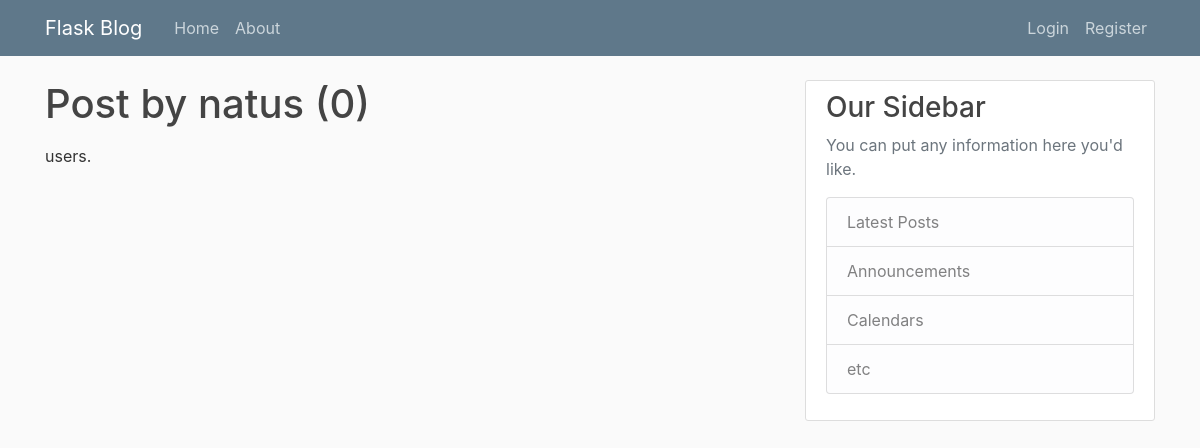
/u/natus, run on an earlier commit of the app's database.
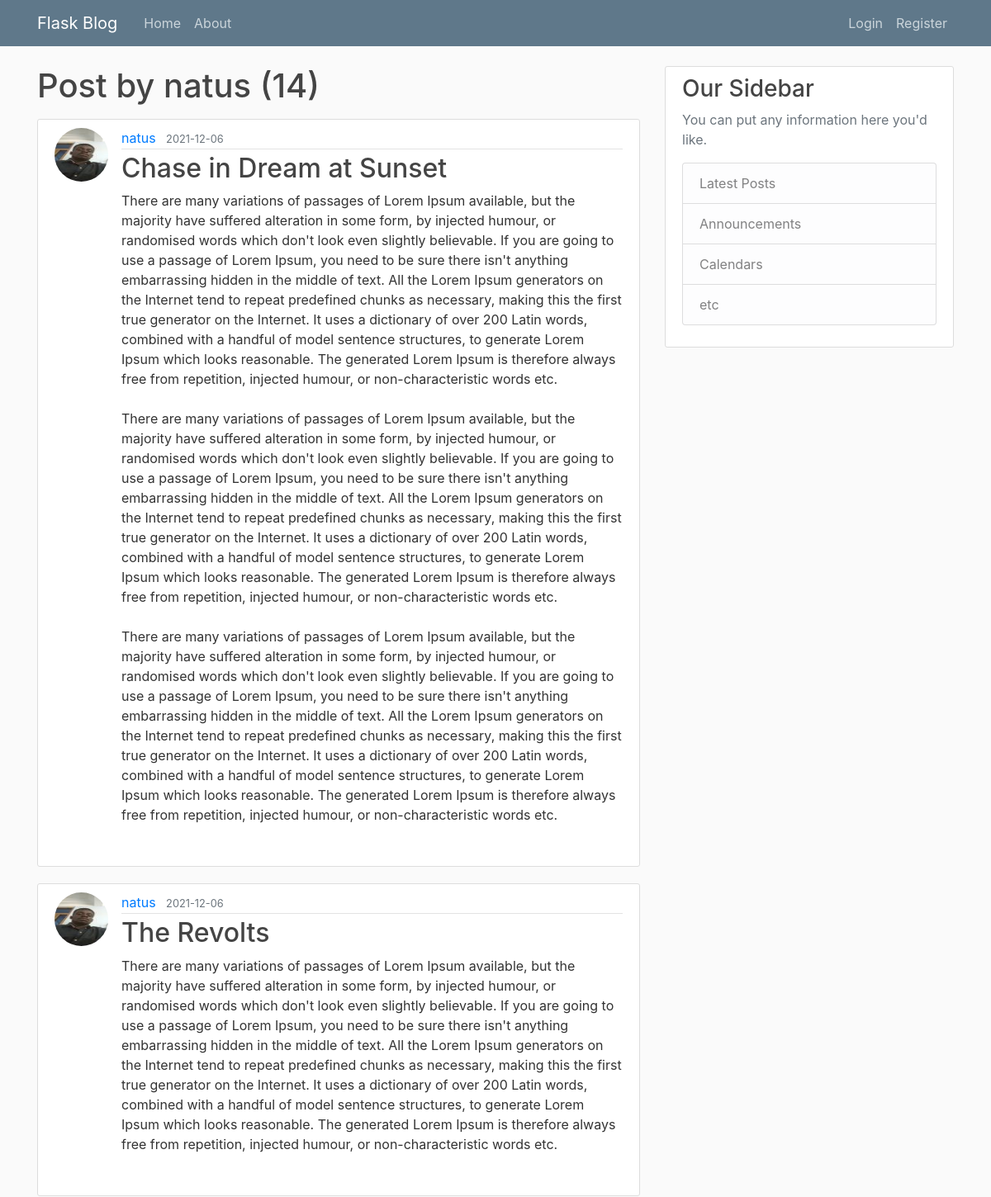
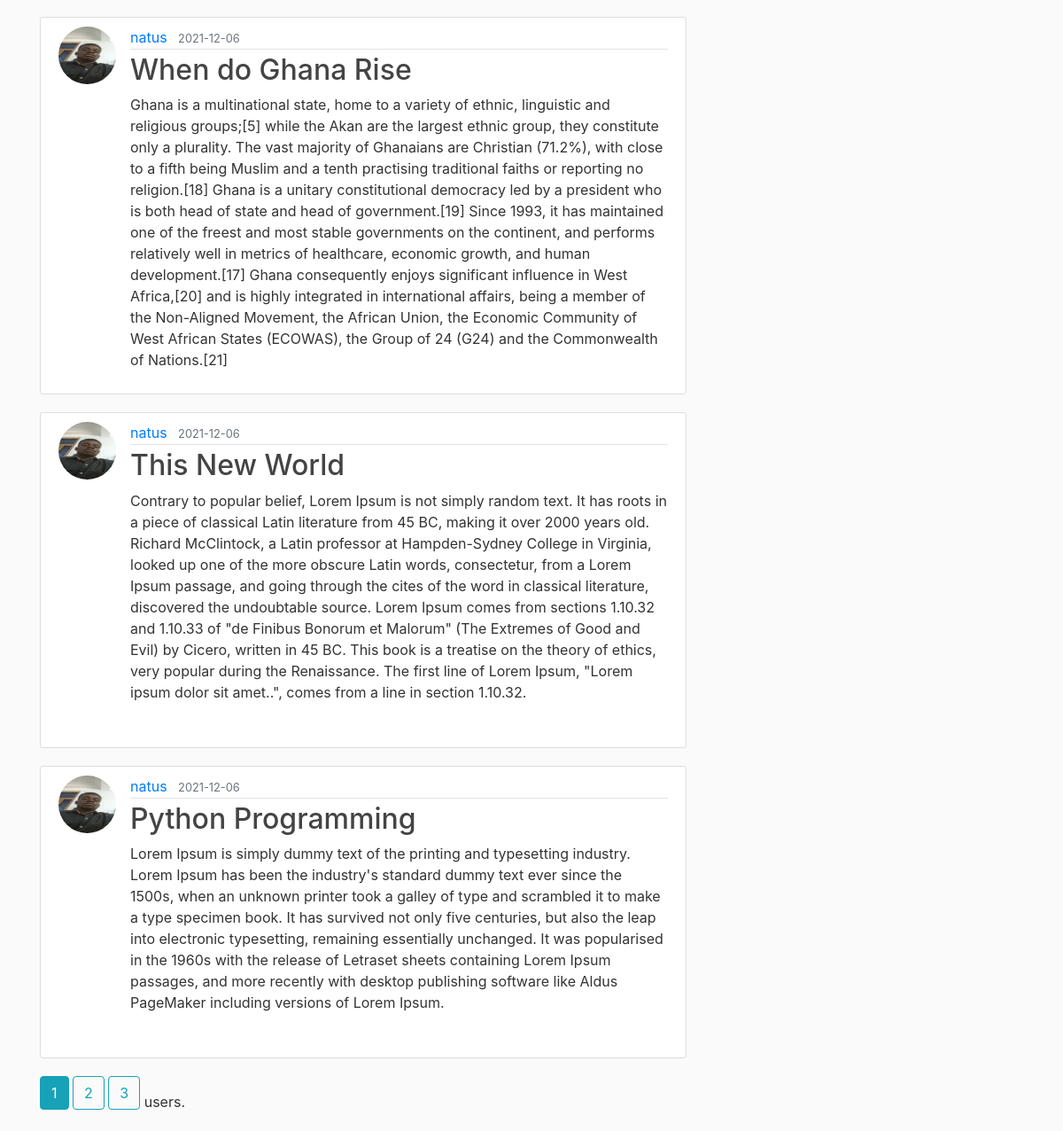
And on a later commit of the database (2 pictures, top to bottom).
### app/models.py (models this page shows, shortened)
class User(db.Model, UserMixin):
    id = db.Column(db.Integer, primary_key=True)
    username = db.Column(db.String(20), unique=True, nullable=False)
    email = db.Column(db.String(120), unique=True, nullable=False)
    image_file = db.Column(db.String(20), nullable=False, default='default.jpg')
    password = db.Column(db.String(60), nullable=False)
    posts = db.relationship('Post', backref='author', lazy=True)

class Post(db.Model):
    id = db.Column(db.Integer, primary_key=True)
    title = db.Column(db.String(100), nullable=False)
    date_posted = db.Column(db.DateTime, nullable=False, default=datetime.utcnow)
    content = db.Column(db.Text, nullable=False)
    user_id = db.Column(db.Integer, db.ForeignKey('user.id'), nullable=False)

### app/users/routes.py (the view)
@users.route('/u/<string:username>')
def user_posts(username):
    page = request.args.get('page', 1, type=int)
    user = User.query.filter_by(username=username).first_or_404()
    posts = Post.query.filter_by(author=user). \
        order_by(Post.date_posted.desc()). \
        paginate(page=page, per_page=5)
    return render_template('user_posts.html', posts=posts, user=user)

### app/templates/user_posts.html
{% extends 'base.html' %}
{% block content %}
    <h1 class="mb-3">Post by {{ user.username }} ({{ posts.total }})</h1>
    {% for post in posts.items %}
        <article class="media content-section">
            <img class="rounded-circle article-img"
                 src="{{ url_for('static', filename='img/profile_pics/' + post.author.image_file ) }}" alt="">
            <div class="media-body">
                <div class="article-metadata">
                    <a class="mr-2" href="{{ url_for('users.user_posts', username=post.author.username) }}">{{ post.author.username }}</a>
                    <small class="text-muted">{{ post.date_posted.strftime('%Y-%m-%d') }}</small>
                </div>
                <h2><a class="article-title" href="{{ url_for('posts.post', post_id=post.id) }}">{{ post.title }}</a></h2>
                <p class="article-content">{{ post.content }}</p>
            </div>
        </article>
    {% endfor %}
    {% for page_num in posts.iter_pages(left_edge=1, right_edge=1, left_current=1, right_current=2) %}
        {% if page_num %}
            {% if posts.page == page_num %}
                <a class="btn btn-info mb-4" href="{{ url_for('users.user_posts', username=user.username, page=page_num) }}">{{ page_num }}</a>
            {% else %}
                <a class="btn btn-outline-info mb-4" href="{{ url_for('users.user_posts', username=user.username, page=page_num) }}">{{ page_num }}</a>
            {% endif %}
        {% else %}
            ...
        {% endif %}
    {% endfor %}
users.
{% endblock %}

### app/templates/base.html (shortened to what this page needs)
<!doctype html>
<html lang="en">
<head>
    <link rel="stylesheet" href="https://cdn.jsdelivr.net/npm/bootstrap@4.6.0/dist/css/bootstrap.min.css"
>
    <link rel="stylesheet" type="text/css" href="{{ url_for('static', filename='css/main.css') }}">
</head>
<body>
<header class="site-header">
    <nav class="navbar navbar-expand-md navbar-dark bg-steel fixed-top">
        <div class="container">
            <a class="navbar-brand mr-4" href="/">Flask Blog</a>
            <div class="collapse navbar-collapse" id="navbarToggle">
                <div class="navbar-nav mr-auto">
                    <a class="nav-item nav-link" href="{{ url_for('main.home') }}">Home</a>
                    <a class="nav-item nav-link" href="{{ url_for('main.about') }}">About</a>
                </div>
                <div class="navbar-nav">
                    {% if current_user.is_authenticated %}
                        <a class="nav-item nav-link" href="{{ url_for('posts.create_post') }}">New Post</a>
                        <a class="nav-item nav-link" href="{{ url_for('users.account') }}">Account</a>
                        <a class="nav-item nav-link" href="{{ url_for('users.logout') }}">Logout</a>
                    {% else %}
                        <a class="nav-item nav-link" href="{{ url_for('users.login') }}">Login</a>
                        <a class="nav-item nav-link" href="{{ url_for('users.register') }}">Register</a>
                    {% endif %}
                </div>
            </div>
        </div>
    </nav>
</header>
<main role="main" class="container">
    <div class="row">
        <div class="col-md-8">
            {% block content %}{% endblock %}
        </div>
        <div class="col-md-4">
            <div class="content-section">
                <h3>Our Sidebar</h3>
                <p class='text-muted'>You can put any information here you'd like.
                <ul class="list-group">
                    <li class="list-group-item list-group-item-light">Latest Posts</li>
                    <li class="list-group-item list-group-item-light">Announcements</li>
                    <li class="list-group-item list-group-item-light">Calendars</li>
                    <li class="list-group-item list-group-item-light">etc</li>
                </ul>
                </p>
            </div>
        </div>
    </div>
</main>
</body>
</html>

### app/static/css/main.css (style rules this page uses)
body { background: #fafafa; color: #333333; margin-top: 5rem; }
h1, h2, h3, h4, h5, h6 { color: #444444; }
.bg-steel { background-color: #5f788a; }
.site-header .navbar-nav .nav-link { color: #cbd5db; }
.content-section { background: #ffffff; padding: 10px 20px; border: 1px solid #dddddd; border-radius: 3px; margin-bottom: 20px; }
.article-title { color: #444444; }
.article-content { white-space: pre-line; }
.article-img { height: 65px; width: 65px; margin-right: 16px; }
.article-metadata { padding-bottom: 1px; margin-bottom: 4px; border-bottom: 1px solid #e3e3e3 }

What changed in the data, as far as the page shows it:
added Post: image_file (picture), author.username "natus", date_posted "2021-12-06", title "Chase in Dream at Sunset", content "There are many variations of passages of Lorem Ipsum available, but the majority have suffered alteration in some form, by injected humour, or randomised words which don't look even slightly believable. If you are going to use a passage of Lorem Ipsum, you need to be sure there isn't anything embarrassing hidden in the middle of text. All the Lorem Ipsum generators on the Internet tend to repeat predefined chunks as necessary, making this the first true generator on the Internet. It uses a dictionary of over 200 Latin words, combined with a handful of model sentence structures, to generate Lorem Ipsum which looks reasonable. The generated Lorem Ipsum is therefore always free from…"
added Post: image_file (picture), author.username "natus", date_posted "2021-12-06", title "The Revolts", content "There are many variations of passages of Lorem Ipsum available, but the majority have suffered alteration in some form, by injected humour, or randomised words which don't look even slightly believable. If you are going to use a passage of Lorem Ipsum, you need to be sure there isn't anything embarrassing hidden in the middle of text. All the Lorem Ipsum generators on the Internet tend to repeat predefined chunks as necessary, making this the first true generator on the Internet. It uses a dictionary of over 200 Latin words, combined with a handful of model sentence structures, to generate Lorem Ipsum which looks reasonable. The generated Lorem Ipsum is therefore always free from…"
added Post: image_file (picture), author.username "natus", date_posted "2021-12-06", title "When do Ghana Rise", content "Ghana is a multinational state, home to a variety of ethnic, linguistic and religious groups;[5] while the Akan are the largest ethnic group, they constitute only a plurality. The vast majority of Ghanaians are Christian (71.2%), with close to a fifth being Muslim and a tenth practising traditional faiths or reporting no religion.[18] Ghana is a unitary constitutional democracy led by a president who is both head of state and head of government.[19] Since 1993, it has maintained one of the freest and most stable governments on the continent, and performs relatively well in metrics of healthcare, economic growth, and human development.[17] Ghana consequently enjoys significant influence in…"
added Post: image_file (picture), author.username "natus", date_posted "2021-12-06", title "This New World", content "Contrary to popular belief, Lorem Ipsum is not simply random text. It has roots in a piece of classical Latin literature from 45 BC, making it over 2000 years old. Richard McClintock, a Latin professor at Hampden-Sydney College in Virginia, looked up one of the more obscure Latin words, consectetur, from a Lorem Ipsum passage, and going through the cites of the word in classical literature, discovered the undoubtable source. Lorem Ipsum comes from sections 1.10.32 and 1.10.33 of \"de Finibus Bonorum et Malorum\" (The Extremes of Good and Evil) by Cicero, written in 45 BC. This book is a treatise on the theory of ethics, very popular during the Renaissance. The first line of Lorem Ipsum,…"
added Post: image_file (picture), author.username "natus", date_posted "2021-12-06", title "Python Programming", content "Lorem Ipsum is simply dummy text of the printing and typesetting industry. Lorem Ipsum has been the industry's standard dummy text ever since the 1500s, when an unknown printer took a galley of type and scrambled it to make a type specimen book. It has survived not only five centuries, but also the leap into electronic typesetting, remaining essentially unchanged. It was popularised in the 1960s with the release of Letraset sheets containing Lorem Ipsum passages, and more recently with desktop publishing software like Aldus PageMaker including versions of Lorem Ipsum."
Also different on the page:
{{ posts.total }}: "0" → "14"
new list line: "1"
new list line: "2"
new list line: "3"
